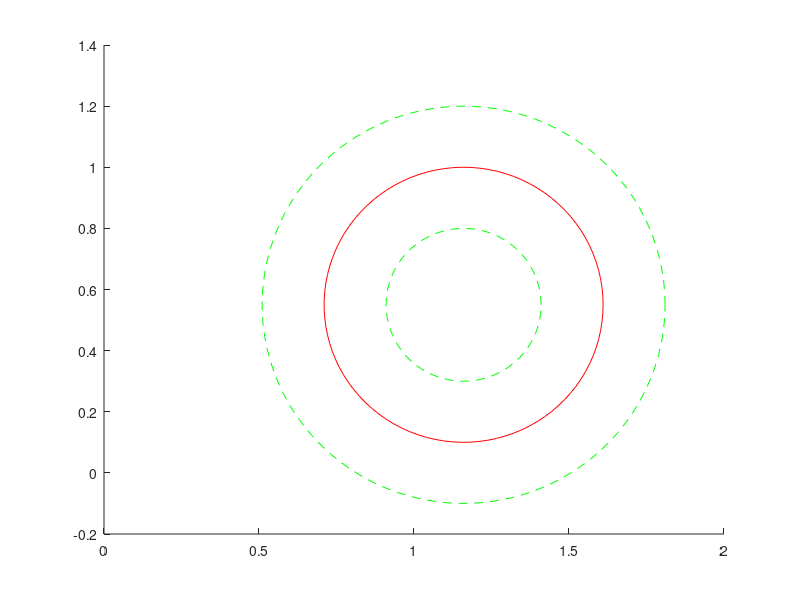

The MATLAB script that drew this image: (Note: this script raises an error after producing the figure.)

%Buffer(-0.2 m)
centers=[1.16, 0.55];
radii=0.25;
buffer1=viscircles(centers,radii,'LineWidth',0.5,'LineStyle','--','Color','g');
hold on

%Buffer(+0.2 m)
centers=[1.16, 0.55];
radii=0.65;
buffer2=viscircles(centers,radii,'LineWidth',0.5,'LineStyle','--','Color','g');
hold on

%True Value
centers=[1.16, 0.55];
radii=0.45;
truevalue=viscircles(centers,radii,'LineWidth',0.5,'LineStyle','-','Color','r');
hold on

%Measured Value from decawave LOS
%num1=xlsread('moving_train1.xlsx');
%X_LOS=num1(:,1);
%Y_LOS=num1(:,2);
%ans1_LOS=plot(X_LOS,Y_LOS,'b-')

%Measured Value from decawave NLOS(Anchor 3 blocked)
num1=xlsread('NLOS_movingtrain_1anchor.xlsx');
X_NLOS=num1(:,1);
Y_NLOS=num1(:,2);
ans1_NLOS=plot(X_NLOS,Y_NLOS,'b-')


%axis([0 3 0 3]);

%Anchor Positions
x_anch=[0, 0, 2.33, 2.33]
y_anch=[0,1.11,1.11,0];
anch=plot(x_anch,y_anch,'b^');

xlim([-.5,2.5]);
ylim([-.5,2.5]);

hold off


legend([ans1_NLOS, truevalue, buffer1, buffer2,anch], 'Measured value', 'True Value', 'Buffer(-0.2m)', 'Buffer(+0.2m)','Anchor');
title('Moving train');
xlabel('Distance in meters');
ylabel('Distance in meters');

